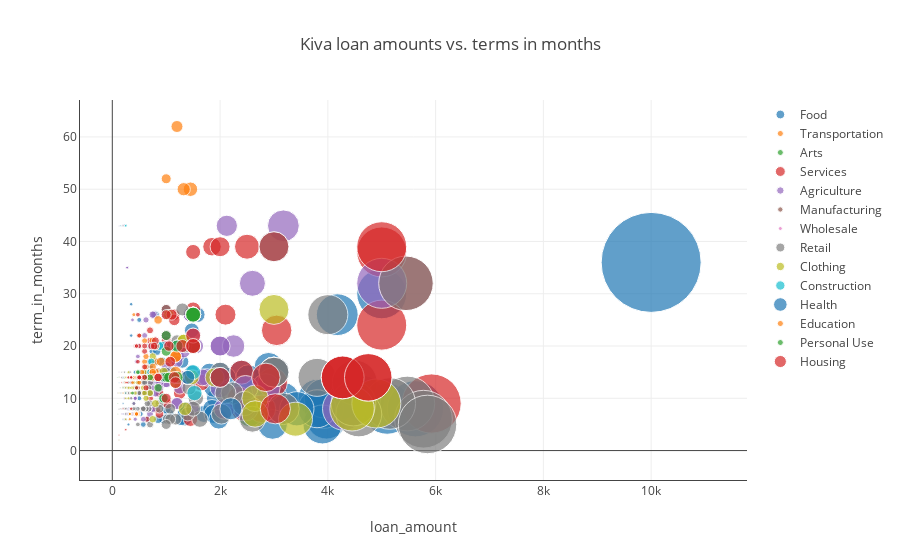

Notebook code cell kept with this figure:
### Code cell
varx = 'loan_amount'
vary = 'term_in_months'
varname = 'sector'
varhover = ['country', 'activity']
varsize = 'loan_amount'
factorsize = 1./100.

traces = []
for vn in df[varname].unique().tolist():
    
    dfaux = df[ df[varname] == vn ]
    
    d = pd.DataFrame()
        
    for k,i in enumerate(varhover):
        d[i] = i + ':' + dfaux[i].astype('str')
        if k < len(varhover) - 1:
            d[i] = d[i].astype('str') + ', '
    
    
    trace0 = go.Scatter(
        x = dfaux[varx],
        y = dfaux[vary],
        name = vn,
        text = d.sum(axis = 1).values.tolist(),
        mode = 'markers',
        marker = dict(
            size = dfaux[varsize] * factorsize,
            #color = 'rgba(152, 0, 0, .8)',
            #line = dict(
                #width = 2,
                #color = 'rgb(0, 0, 0)'
            #)
        )
    )
    
    traces.append(trace0)

data = traces

layout = dict(title = 'Kiva loan amounts vs. terms in months',
              yaxis = dict(title = vary,
                           zeroline = True,
                           showgrid = True,
                           showline = True),
              xaxis = dict(title = varx,
                           zeroline = True,
                           showline = True, 
                           #exponentformat='e',
                           #showexponent='All',
                           #type = 'log'
                          )
             )

fig = dict(data= traces, layout=layout)


py.iplot(fig, filename='styled-scatter.html')

### Figure 1 — Plotly figure (JSON) as saved in the notebook; plotly's stock layout.template omitted (floating-point values rounded to 4 significant figures; data arrays with more than 128 entries replaced by an {"elided": "..."} marker saying what was removed)
{"data": [{"marker": {"size": {"elided": "258 float values"}}, "mode": "markers", "name": "Food", "text": {"elided": "258 str values"}, "type": "scatter", "x": {"elided": "258 int values"}, "y": {"elided": "258 int values"}}, {"marker": {"size": [5.75, 1.5, 2, 3, 4.75, 4.5, 10.75, 15, 5, 7.25, 6.25, 2.5, 10, 7, 12.75, 6, 7.25, 3, 8, 5, 2.5, 2.5, 4, 10.5, 6, 6]}, "mode": "markers", "name": "Transportation", "text": ["country:Pakistan, activity:Rickshaw", "country:India, activity:Transportation", "country:Pakistan, activity:Rickshaw", "country:Pakistan, activity:Rickshaw", "country:Pakistan, activity:Rickshaw", "country:Pakistan, activity:Rickshaw", "country:Peru, activity:Transportation", "country:Cambodia, activity:Motorcycle Transport", "country:Cambodia, activity:Motorcycle Transport", "country:Peru, activity:Transportation", "country:Tajikistan, activity:Transportation", "country:Pakistan, activity:Taxi", "country:Tajikistan, activity:Taxi", "country:Tajikistan, activity:Transportation", "country:Kenya, activity:Motorcycle Transport", "country:El Salvador, activity:Transportation", "country:Peru, activity:Transportation", "country:Pakistan, activity:Rickshaw", "country:El Salvador, activity:Motorcycle Transport", "country:Peru, activity:Motorcycle Transport", "country:India, activity:Transportation", "country:Philippines, activity:Motorcycle Transport", "country:Pakistan, activity:Rickshaw", "country:El Salvador, activity:Motorcycle Transport", "country:Kenya, activity:Motorcycle Transport", "country:El Salvador, activity:Transportation"], "type": "scatter", "x": [575, 150, 200, 300, 475, 450, 1075, 1500, 500, 725, 625, 250, 1000, 700, 1275, 600, 725, 300, 800, 500, 250, 250, 400, 1050, 600, 600], "y": [11, 43, 11, 11, 12, 14, 17, 26, 22, 14, 14, 12, 14, 14, 20, 14, 14, 12, 17, 14, 43, 8, 12, 26, 14, 17]}, {"marker": {"size": [2, 3.5, 4.25, 2.75, 25.5, 1.25, 4.5, 4.75, 7.5, 4]}, "mode": "markers", "name": "Arts", "text": ["country:Pakistan, activity:Embroidery", "country:Pakistan, activity:Embroidery", "country:Philippines, activity:Arts", "country:Colombia, activity:Crafts", "country:Bolivia, activity:Crafts", "country:Kenya, activity:Crafts", "country:Pakistan, activity:Crafts", "country:Jordan, activity:Crafts", "country:Jordan, activity:Arts", "country:Ghana, activity:Crafts"], "type": "scatter", "x": [200, 350, 425, 275, 2550, 125, 450, 475, 750, 400], "y": [11, 14, 7, 14, 7, 3, 14, 15, 15, 9]}, {"marker": {"size": [2.5, 4, 8.75, 2.5, 4.75, 4, 4.75, 6, 2.5, 1.25, 27.75, 2.5, 30.5, 12.5, 24, 1.25, 2.5, 2.5, 21, 7.5, 2.5, 15, 2.5, 1.25, 2.5, 25, 10.25, 1.75, 18.5, 7, 29.75, 24.25, 1.25, 10, 14.5, 6, 2.5, 2.5, 59.25, 10, 7, 23.5, 1.25, 3, 3.5, 10, 4.75, 54.5, 4, 4, 5, 50, 5.5, 1.25, 15, 1.25, 7, 6.75, 4, 5, 7, 16.5, 6, 4, 3.5, 1.25, 2, 6, 12.75, 4.25, 50, 4.75, 6.5, 10.5, 1.25, 7, 6, 11, 4.75, 11.5, 4.75, 10.5, 3.75, 15, 10, 8.75, 6.5, 1, 10, 8.25]}, "mode": "markers", "name": "Services", "text": ["country:Kenya, activity:Services", "country:Pakistan, activity:Beauty Salon", "country:Pakistan, activity:Tailoring", "country:India, activity:Sewing", "country:Pakistan, activity:Beauty Salon", "country:Pakistan, activity:Services", "country:Pakistan, activity:Sewing", "country:Nicaragua, activity:Machinery Rental", "country:Kenya, activity:Tailoring", "country:Kenya, activity:Energy", "country:Tanzania, activity:Tailoring", "country:Liberia, activity:Beauty Salon", "country:Mongolia, activity:Tailoring", "country:Pakistan, activity:Tailoring", "country:Iraq, activity:Electronics Repair", "country:Kenya, activity:Energy", "country:Kenya, activity:Beauty Salon", "country:Kenya, activity:Tailoring", "country:Colombia, activity:Sewing", "country:Honduras, activity:Upholstery", "country:Kenya, activity:Beauty Salon", "country:Palestine, activity:Vehicle Repairs", "country:Philippines, activity:Machinery Rental", "country:Kenya, activity:Tailoring", "country:Kenya, activity:Beauty Salon", "country:Palestine, activity:Beauty Salon", "country:Tanzania, activity:Beauty Salon", "country:Kenya, activity:Beauty Salon", "country:Palestine, activity:Beauty Salon", "country:Philippines, activity:Tailoring", "country:Tanzania, activity:Beauty Salon", "country:Tanzania, activity:Barber Shop", "country:Kenya, activity:Energy", "country:Palestine, activity:Beauty Salon", "country:Tanzania, activity:Services", "country:Kenya, activity:Tailoring", "country:Kenya, activity:Tailoring", "country:Kenya, activity:Tailoring", "country:Tanzania, activity:Services", "country:Palestine, activity:Sewing", "country:Kenya, activity:Beauty Salon", "country:Tanzania, activity:Beauty Salon", "country:Kenya, activity:Tailoring", "country:Pakistan, activity:Secretarial Services", "country:Pakistan, activity:Services", "country:El Salvador, activity:Sewing", "country:Pakistan, activity:Beauty Salon", "country:United States, activity:Services", "country:Pakistan, activity:Tailoring", "country:Pakistan, activity:Services", "country:Kenya, activity:Vehicle Repairs", "country:United States, activity:Services", "country:Colombia, activity:Machinery Rental", "country:Kenya, activity:Energy", "country:El Salvador, activity:Services", "country:Kenya, activity:Energy", "country:Ecuador, activity:Recycling", "country:Pakistan, activity:Tailoring", "country:El Salvador, activity:Auto Repair", "country:El Salvador, activity:Sewing", "country:Yemen, activity:Services", "country:Vietnam, activity:Recycling", "country:Colombia, activity:Auto Repair", "country:Pakistan, activity:Services", "country:Kenya, activity:Beauty Salon", "country:Kenya, activity:Energy", "country:Pakistan, activity:Services", "country:Kenya, activity:Auto Repair", "country:Tajikistan, activity:Auto Repair", "country:Tajikistan, activity:Sewing", "country:United States, activity:Services", "country:Pakistan, activity:Services", "country:Ecuador, activity:Photography", "country:Tajikistan, activity:Sewing", "country:Kenya, activity:Services", "country:Palestine, activity:Auto Repair", "country:El Salvador, activity:Services", "country:Colombia, activity:Sewing", "country:Yemen, activity:Barber Shop", "country:Colombia, activity:Sewing", "country:Yemen, activity:Services", "country:Colombia, activity:Sewing", "country:Yemen, activity:Services", "country:El Salvador, activity:Beauty Salon", "country:El Salvador, activity:Recycling", "country:Ecuador, activity:Tailoring", "country:Peru, activity:Sewing", "country:Liberia, activity:Water Distribution", "country:Timor-Leste, activity:Computers", "country:Indonesia, activity:Utilities"], "type": "scatter", "x": [250, 400, 875, 250, 475, 400, 475, 600, 250, 125, 2775, 250, 3050, 1250, 2400, 125, 250, 250, 2100, 750, 250, 1500, 250, 125, 250, 2500, 1025, 175, 1850, 700, 2975, 2425, 125, 1000, 1450, 600, 250, 250, 5925, 1000, 700, 2350, 125, 300, 350, 1000, 475, 5450, 400, 400, 500, 5000, 550, 125, 1500, 125, 700, 675, 400, 500, 700, 1650, 600, 400, 350, 125, 200, 600, 1275, 425, 5000, 475, 650, 1050, 125, 700, 600, 1100, 475, 1150, 475, 1050, 375, 1500, 1000, 875, 650, 100, 1000, 825], "y": [4, 14, 11, 43, 14, 11, 14, 14, 14, 3, 8, 11, 23, 11, 15, 3, 14, 11, 26, 14, 14, 27, 8, 11, 13, 39, 9, 13, 39, 14, 13, 8, 3, 27, 6, 13, 13, 13, 9, 27, 11, 10, 11, 12, 12, 22, 14, 32, 14, 12, 11, 24, 14, 3, 20, 3, 10, 12, 14, 14, 15, 13, 15, 12, 11, 3, 12, 14, 14, 20, 38, 12, 6, 14, 2, 21, 15, 14, 15, 26, 13, 26, 13, 26, 20, 7, 8, 11, 21, 8]}, {"marker": {"size": {"elided": "178 float values"}}, "mode": "markers", "name": "Agriculture", "text": {"elided": "178 str values"}, "type": "scatter", "x": {"elided": "178 int values"}, "y": {"elided": "178 int values"}}, {"marker": {"size": [4.75, 4, 8.5, 5, 15, 4.5, 4, 5.75, 4, 1.75, 2, 2.25, 10.5, 2.75]}, "mode": "markers", "name": "Manufacturing", "text": ["country:Pakistan, activity:Manufacturing", "country:Pakistan, activity:Manufacturing", "country:Senegal, activity:Blacksmith", "country:El Salvador, activity:Metal Shop", "country:El Salvador, activity:Furniture Making", "country:Pakistan, activity:Manufacturing", "country:Pakistan, activity:Manufacturing", "country:Pakistan, activity:Furniture Making", "country:Pakistan, activity:Furniture Making", "country:Colombia, activity:Blacksmith", "country:Pakistan, activity:Manufacturing", "country:Philippines, activity:Manufacturing", "country:Sierra Leone, activity:Furniture Making", "country:Colombia, activity:Manufacturing"], "type": "scatter", "x": [475, 400, 850, 500, 1500, 450, 400, 575, 400, 175, 200, 225, 1050, 275], "y": [14, 14, 15, 14, 20, 14, 14, 14, 14, 14, 12, 8, 14, 14]}, {"marker": {"size": [4]}, "mode": "markers", "name": "Wholesale", "text": ["country:Pakistan, activity:Wholesale"], "type": "scatter", "x": [400], "y": [14]}, {"marker": {"size": {"elided": "184 float values"}}, "mode": "markers", "name": "Retail", "text": {"elided": "184 str values"}, "type": "scatter", "x": {"elided": "184 int values"}, "y": {"elided": "184 int values"}}, {"marker": {"size": [4, 5.75, 2.5, 2.5, 2.5, 2.5, 3.75, 2.5, 6, 34, 3.25, 4.25, 8, 2.5, 5.25, 6.5, 3.25, 3.75, 11.75, 4.75, 4, 12.25, 1.25, 30, 3.5, 3, 2.5, 26.5, 2.5, 14.75, 1.25, 3.5, 11.75, 2.5, 7, 49, 2.5, 10.75, 2.75, 3, 6, 3.25, 8.5, 44.5, 2.5, 6.25, 5, 6, 9.5, 4.75, 13.25, 1.25, 13.25, 7.5, 10.5, 3, 26.5, 1.25, 8.75, 2.5, 3, 13.5, 2.5, 6.75, 19, 7.5]}, "mode": "markers", "name": "Clothing", "text": ["country:Pakistan, activity:Clothing Sales", "country:Pakistan, activity:Clothing Sales", "country:Pakistan, activity:Clothing Sales", "country:Pakistan, activity:Clothing Sales", "country:Kenya, activity:Clothing Sales", "country:Kenya, activity:Clothing Sales", "country:Liberia, activity:Used Clothing", "country:Kenya, activity:Clothing Sales", "country:Kenya, activity:Clothing Sales", "country:Peru, activity:Clothing Sales", "country:Philippines, activity:Used Clothing", "country:Philippines, activity:Clothing Sales", "country:Nicaragua, activity:Clothing Sales", "country:Kenya, activity:Clothing Sales", "country:Colombia, activity:Clothing Sales", "country:Tajikistan, activity:Clothing Sales", "country:Colombia, activity:Clothing Sales", "country:El Salvador, activity:Clothing Sales", "country:Kenya, activity:Clothing", "country:Kenya, activity:Clothing Sales", "country:Nicaragua, activity:Clothing Sales", "country:Kenya, activity:Clothing Sales", "country:Kenya, activity:Clothing Sales", "country:Palestine, activity:Clothing", "country:Kenya, activity:Clothing", "country:El Salvador, activity:Clothing Sales", "country:Nicaragua, activity:Clothing Sales", "country:Tanzania, activity:Clothing Sales", "country:Kenya, activity:Clothing Sales", "country:Tajikistan, activity:Clothing Sales", "country:Kenya, activity:Clothing", "country:Pakistan, activity:Clothing Sales", "country:Kenya, activity:Clothing", "country:Sierra Leone, activity:Clothing Sales", "country:El Salvador, activity:Clothing Sales", "country:Bolivia, activity:Clothing Sales", "country:Sierra Leone, activity:Clothing Sales", "country:Peru, activity:Clothing Sales", "country:Sierra Leone, activity:Clothing Sales", "country:El Salvador, activity:Clothing Sales", "country:Kenya, activity:Clothing", "country:Peru, activity:Clothing Sales", "country:Kenya, activity:Clothing Sales", "country:Bolivia, activity:Clothing", "country:Philippines, activity:Clothing Sales", "country:El Salvador, activity:Clothing Sales", "country:El Salvador, activity:Clothing Sales", "country:El Salvador, activity:Clothing Sales", "country:Yemen, activity:Clothing", "country:Jordan, activity:Clothing Sales", "country:Jordan, activity:Clothing Sales", "country:Kenya, activity:Clothing", "country:Jordan, activity:Clothing Sales", "country:Jordan, activity:Clothing Sales", "country:Colombia, activity:Clothing Sales", "country:Pakistan, activity:Clothing Sales", "country:Nicaragua, activity:Used Clothing", "country:Liberia, activity:Used Clothing", "country:Georgia, activity:Clothing Sales", "country:Kenya, activity:Clothing", "country:El Salvador, activity:Clothing Sales", "country:Philippines, activity:Clothing Sales", "country:Kenya, activity:Used Clothing", "country:Nicaragua, activity:Clothing Sales", "country:Pakistan, activity:Clothing Sales", "country:Ecuador, activity:Clothing Sales"], "type": "scatter", "x": [400, 575, 250, 250, 250, 250, 375, 250, 600, 3400, 325, 425, 800, 250, 525, 650, 325, 375, 1175, 475, 400, 1225, 125, 3000, 350, 300, 250, 2650, 250, 1475, 125, 350, 1175, 250, 700, 4900, 250, 1075, 275, 300, 600, 325, 850, 4450, 250, 625, 500, 600, 950, 475, 1325, 125, 1325, 750, 1050, 300, 2650, 125, 875, 250, 300, 1350, 250, 675, 1900, 750], "y": [12, 12, 11, 12, 11, 13, 12, 11, 15, 6, 7, 11, 9, 11, 14, 14, 14, 14, 13, 13, 13, 14, 11, 27, 11, 15, 10, 10, 14, 14, 14, 12, 14, 14, 11, 9, 14, 14, 14, 10, 11, 12, 14, 8, 11, 10, 15, 14, 15, 15, 21, 2, 21, 18, 26, 12, 7, 11, 14, 6, 14, 8, 13, 14, 14, 6]}, {"marker": {"size": [2.5, 30, 2.5, 9.25, 2.5, 7.25, 1.5, 15.25, 12, 8.75, 7, 6, 7.25, 8, 7.25, 15, 15, 15, 5, 9.5]}, "mode": "markers", "name": "Construction", "text": ["country:India, activity:Construction Supplies", "country:Palestine, activity:Construction", "country:India, activity:Construction Supplies", "country:Philippines, activity:Timber Sales", "country:India, activity:Timber Sales", "country:Peru, activity:Construction Supplies", "country:India, activity:Construction", "country:Tanzania, activity:Construction", "country:Cambodia, activity:Construction", "country:Bolivia, activity:Construction Supplies", "country:Yemen, activity:Construction Supplies", "country:Kenya, activity:Carpentry", "country:Peru, activity:Construction Supplies", "country:El Salvador, activity:Construction", "country:Peru, activity:Construction", "country:Bolivia, activity:Construction", "country:Bolivia, activity:Construction Supplies", "country:Bolivia, activity:Construction", "country:El Salvador, activity:Bricks", "country:Yemen, activity:Construction"], "type": "scatter", "x": [250, 3000, 250, 925, 250, 725, 150, 1525, 1200, 875, 700, 600, 725, 800, 725, 1500, 1500, 1500, 500, 950], "y": [43, 39, 43, 20, 43, 14, 43, 11, 20, 20, 15, 14, 17, 14, 14, 26, 26, 15, 15, 10]}, {"marker": {"size": [2.5, 22, 20, 9.5, 14]}, "mode": "markers", "name": "Health", "text": ["country:Pakistan, activity:Natural Medicines", "country:Tanzania, activity:Pharmacy", "country:Tajikistan, activity:Pharmacy", "country:Yemen, activity:Pharmacy", "country:Sierra Leone, activity:Pharmacy"], "type": "scatter", "x": [250, 2200, 2000, 950, 1400], "y": [11, 8, 14, 14, 14]}, {"marker": {"size": [2, 11.75, 4.25, 4.75, 10, 7.5, 4.75, 8, 4.75, 4.75, 4, 4.75, 12, 4.75, 4.75, 4.5, 5, 6.5, 4.25, 4.5, 4.5, 3.75, 4, 7.5, 3.25, 4.5, 14.5, 3.25, 4.5, 6, 4.5, 13.25, 2.5, 4.5, 8.5, 4.5, 4.5, 4.5, 4.5, 4.5, 11.75, 7.5, 5.5, 9, 6.25, 7.5, 11.75, 7.5, 6.25, 4.5]}, "mode": "markers", "name": "Education", "text": ["country:Pakistan, activity:Education provider", "country:Nicaragua, activity:Higher education costs", "country:Colombia, activity:Higher education costs", "country:Colombia, activity:Higher education costs", "country:Cambodia, activity:Higher education costs", "country:Tajikistan, activity:Higher education costs", "country:Colombia, activity:Higher education costs", "country:Colombia, activity:Education provider", "country:Colombia, activity:Higher education costs", "country:Colombia, activity:Higher education costs", "country:Cambodia, activity:Higher education costs", "country:Colombia, activity:Higher education costs", "country:Cambodia, activity:Higher education costs", "country:Colombia, activity:Higher education costs", "country:Colombia, activity:Higher education costs", "country:Colombia, activity:Higher education costs", "country:Cambodia, activity:Higher education costs", "country:Tajikistan, activity:Higher education costs", "country:Colombia, activity:Higher education costs", "country:Colombia, activity:Higher education costs", "country:Colombia, activity:Higher education costs", "country:Cambodia, activity:Higher education costs", "country:Pakistan, activity:Education provider", "country:Nicaragua, activity:Higher education costs", "country:Colombia, activity:Higher education costs", "country:Colombia, activity:Higher education costs", "country:Cambodia, activity:Higher education costs", "country:Ecuador, activity:Higher education costs", "country:Colombia, activity:Higher education costs", "country:Nicaragua, activity:Higher education costs", "country:Colombia, activity:Higher education costs", "country:Cambodia, activity:Higher education costs", "country:Cambodia, activity:Higher education costs", "country:Colombia, activity:Higher education costs", "country:Nicaragua, activity:Higher education costs", "country:Colombia, activity:Higher education costs", "country:Colombia, activity:Higher education costs", "country:Colombia, activity:Higher education costs", "country:Colombia, activity:Higher education costs", "country:Colombia, activity:Higher education costs", "country:Jordan, activity:Higher education costs", "country:Jordan, activity:Higher education costs", "country:Jordan, activity:Higher education costs", "country:Jordan, activity:Higher education costs", "country:Jordan, activity:Higher education costs", "country:Jordan, activity:Higher education costs", "country:Jordan, activity:Higher education costs", "country:Jordan, activity:Higher education costs", "country:Jordan, activity:Higher education costs", "country:Bolivia, activity:Higher education costs"], "type": "scatter", "x": [200, 1175, 425, 475, 1000, 750, 475, 800, 475, 475, 400, 475, 1200, 475, 475, 450, 500, 650, 425, 450, 450, 375, 400, 750, 325, 450, 1450, 325, 450, 600, 450, 1325, 250, 450, 850, 450, 450, 450, 450, 450, 1175, 750, 550, 900, 625, 750, 1175, 750, 625, 450], "y": [11, 15, 7, 7, 52, 15, 7, 15, 7, 7, 26, 7, 62, 7, 7, 7, 13, 14, 7, 7, 7, 13, 14, 21, 7, 7, 50, 6, 7, 21, 7, 50, 13, 7, 25, 7, 7, 7, 7, 7, 18, 16, 15, 17, 16, 15, 18, 14, 18, 14]}, {"marker": {"size": [5.5, 10, 12, 15, 10, 4.5, 15, 15, 7, 1, 1, 1, 4.75, 1, 10.5, 1, 1, 3.5, 6, 2, 1, 6, 1, 10, 8, 1, 12, 4.75, 6, 15, 3.75, 9.5, 1, 8.5, 1, 1]}, "mode": "markers", "name": "Personal Use", "text": ["country:Peru, activity:Personal Expenses", "country:Cambodia, activity:Vehicle", "country:Peru, activity:Personal Expenses", "country:Cambodia, activity:Vehicle", "country:Cambodia, activity:Vehicle", "country:Pakistan, activity:Personal Expenses", "country:Cambodia, activity:Vehicle", "country:Cambodia, activity:Vehicle", "country:Cambodia, activity:Vehicle", "country:El Salvador, activity:Home Energy", "country:El Salvador, activity:Home Energy", "country:El Salvador, activity:Home Energy", "country:Yemen, activity:Home Appliances", "country:El Salvador, activity:Home Energy", "country:Tajikistan, activity:Wedding Expenses", "country:El Salvador, activity:Home Energy", "country:El Salvador, activity:Home Energy", "country:Kenya, activity:Personal Expenses", "country:Kenya, activity:Personal Expenses", "country:Pakistan, activity:Home Appliances", "country:El Salvador, activity:Home Energy", "country:Kenya, activity:Personal Expenses", "country:El Salvador, activity:Home Energy", "country:Cambodia, activity:Home Energy", "country:Cambodia, activity:Vehicle", "country:El Salvador, activity:Home Energy", "country:Cambodia, activity:Vehicle", "country:Kenya, activity:Personal Expenses", "country:Kenya, activity:Personal Expenses", "country:El Salvador, activity:Home Energy", "country:Peru, activity:Home Appliances", "country:Yemen, activity:Personal Expenses", "country:Uganda, activity:Home Energy", "country:Yemen, activity:Personal Expenses", "country:Uganda, activity:Home Energy", "country:Uganda, activity:Home Energy"], "type": "scatter", "x": [550, 1000, 1200, 1500, 1000, 450, 1500, 1500, 700, 100, 100, 100, 475, 100, 1050, 100, 100, 350, 600, 200, 100, 600, 100, 1000, 800, 100, 1200, 475, 600, 1500, 375, 950, 100, 850, 100, 100], "y": [14, 22, 20, 26, 14, 12, 20, 26, 14, 14, 14, 14, 15, 14, 14, 14, 14, 14, 14, 12, 14, 14, 14, 19, 20, 14, 14, 14, 14, 26, 11, 10, 9, 12, 7, 9]}, {"marker": {"size": [42.75, 15, 20, 50, 11.5, 47.5, 3.5, 28.5, 30, 5, 42.75, 42.75, 13, 47.5, 4.75, 5.5, 4.5, 5, 2.5, 3.5, 11.5, 11, 3, 5, 5, 3, 8.5, 10.75, 8, 30.25, 10, 5, 15, 8.5, 6, 15, 6, 2.75, 3.5, 10, 3, 3.5, 5, 2, 4.5, 10.5, 5, 3.5, 11.75, 3.5, 6.25, 7.25, 6, 4.75, 8, 4.5, 6, 7.75, 7, 5, 15, 20]}, "mode": "markers", "name": "Housing", "text": ["country:Vietnam, activity:Personal Housing Expenses", "country:Cambodia, activity:Personal Housing Expenses", "country:Palestine, activity:Personal Housing Expenses", "country:Palestine, activity:Personal Housing Expenses", "country:Philippines, activity:Personal Housing Expenses", "country:Vietnam, activity:Personal Housing Expenses", "country:Philippines, activity:Personal Housing Expenses", "country:Vietnam, activity:Personal Housing Expenses", "country:Palestine, activity:Personal Housing Expenses", "country:El Salvador, activity:Personal Housing Expenses", "country:Vietnam, activity:Personal Housing Expenses", "country:Vietnam, activity:Personal Housing Expenses", "country:Cambodia, activity:Personal Housing Expenses", "country:Vietnam, activity:Personal Housing Expenses", "country:Philippines, activity:Personal Housing Expenses", "country:Peru, activity:Personal Housing Expenses", "country:Cambodia, activity:Personal Housing Expenses", "country:El Salvador, activity:Personal Housing Expenses", "country:Cambodia, activity:Personal Housing Expenses", "country:El Salvador, activity:Personal Housing Expenses", "country:Ecuador, activity:Personal Housing Expenses", "country:Cambodia, activity:Personal Housing Expenses", "country:El Salvador, activity:Personal Housing Expenses", "country:El Salvador, activity:Personal Housing Expenses", "country:Cambodia, activity:Personal Housing Expenses", "country:El Salvador, activity:Personal Housing Expenses", "country:Tajikistan, activity:Personal Housing Expenses", "country:Peru, activity:Personal Housing Expenses", "country:Peru, activity:Personal Housing Expenses", "country:Ecuador, activity:Property", "country:Cambodia, activity:Personal Housing Expenses", "country:El Salvador, activity:Personal Housing Expenses", "country:Cambodia, activity:Personal Housing Expenses", "country:Tajikistan, activity:Personal Housing Expenses", "country:Nicaragua, activity:Personal Housing Expenses", "country:El Salvador, activity:Personal Housing Expenses", "country:Kenya, activity:Property", "country:Cambodia, activity:Personal Housing Expenses", "country:El Salvador, activity:Personal Housing Expenses", "country:Cambodia, activity:Personal Housing Expenses", "country:El Salvador, activity:Personal Housing Expenses", "country:El Salvador, activity:Personal Housing Expenses", "country:Cambodia, activity:Personal Housing Expenses", "country:Peru, activity:Personal Housing Expenses", "country:Cambodia, activity:Personal Housing Expenses", "country:Tajikistan, activity:Personal Housing Expenses", "country:El Salvador, activity:Personal Housing Expenses", "country:El Salvador, activity:Personal Housing Expenses", "country:Kenya, activity:Property", "country:El Salvador, activity:Personal Housing Expenses", "country:Ecuador, activity:Personal Housing Expenses", "country:Peru, activity:Personal Housing Expenses", "country:Nicaragua, activity:Personal Housing Expenses", "country:Nicaragua, activity:Personal Housing Expenses", "country:Nicaragua, activity:Personal Housing Expenses", "country:Cambodia, activity:Personal Housing Expenses", "country:El Salvador, activity:Personal Housing Expenses", "country:Nicaragua, activity:Personal Housing Expenses", "country:Nicaragua, activity:Personal Housing Expenses", "country:El Salvador, activity:Personal Housing Expenses", "country:El Salvador, activity:Personal Housing Expenses", "country:Tajikistan, activity:Personal Housing Expenses"], "type": "scatter", "x": [4275, 1500, 2000, 5000, 1150, 4750, 350, 2850, 3000, 500, 4275, 4275, 1300, 4750, 475, 550, 450, 500, 250, 350, 1150, 1100, 300, 500, 500, 300, 850, 1075, 800, 3025, 1000, 500, 1500, 850, 600, 1500, 600, 275, 350, 1000, 300, 350, 500, 200, 450, 1050, 500, 350, 1175, 350, 625, 725, 600, 475, 800, 450, 600, 775, 700, 500, 1500, 2000], "y": [14, 20, 39, 39, 25, 14, 8, 14, 39, 14, 14, 14, 20, 14, 26, 14, 20, 14, 13, 14, 14, 26, 14, 14, 22, 14, 14, 17, 20, 8, 10, 14, 22, 14, 19, 20, 14, 13, 14, 26, 14, 14, 20, 8, 20, 20, 14, 14, 13, 14, 12, 20, 16, 17, 21, 12, 20, 20, 23, 14, 38, 14]}], "layout": {"title": "Kiva loan amounts vs. terms in months", "xaxis": {"showline": true, "title": "loan_amount", "zeroline": true}, "yaxis": {"showgrid": true, "showline": true, "title": "term_in_months", "zeroline": true}}}
